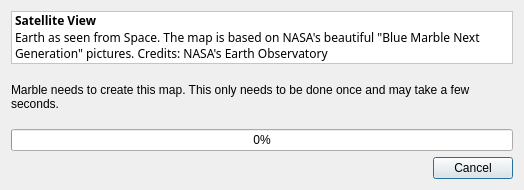
<?xml version="1.0" encoding="UTF-8"?>
<ui version="4.0">
 <class>TileCreatorDialog</class>
 <widget class="QDialog" name="TileCreatorDialog">
  <property name="geometry">
   <rect>
    <x>0</x>
    <y>0</y>
    <width>524</width>
    <height>190</height>
   </rect>
  </property>
  <property name="minimumSize">
   <size>
    <width>500</width>
    <height>190</height>
   </size>
  </property>
  <property name="windowTitle">
   <string>Creating Map</string>
  </property>
  <layout class="QVBoxLayout">
   <property name="spacing">
    <number>6</number>
   </property>
   <item>
    <widget class="QLabel" name="descriptionLabel">
     <property name="palette">
      <palette>
       <active>
        <colorrole role="WindowText">
         <brush brushstyle="SolidPattern">
          <color alpha="255">
           <red>0</red>
           <green>0</green>
           <blue>0</blue>
          </color>
         </brush>
        </colorrole>
        <colorrole role="Button">
         <brush brushstyle="SolidPattern">
          <color alpha="255">
           <red>255</red>
           <green>255</green>
           <blue>255</blue>
          </color>
         </brush>
        </colorrole>
        <colorrole role="Light">
         <brush brushstyle="SolidPattern">
          <color alpha="255">
           <red>255</red>
           <green>255</green>
           <blue>255</blue>
          </color>
         </brush>
        </colorrole>
        <colorrole role="Midlight">
         <brush brushstyle="SolidPattern">
          <color alpha="255">
           <red>255</red>
           <green>255</green>
           <blue>255</blue>
          </color>
         </brush>
        </colorrole>
        <colorrole role="Dark">
         <brush brushstyle="SolidPattern">
          <color alpha="255">
           <red>127</red>
           <green>127</green>
           <blue>127</blue>
          </color>
         </brush>
        </colorrole>
        <colorrole role="Mid">
         <brush brushstyle="SolidPattern">
          <color alpha="255">
           <red>170</red>
           <green>170</green>
           <blue>170</blue>
          </color>
         </brush>
        </colorrole>
        <colorrole role="Text">
         <brush brushstyle="SolidPattern">
          <color alpha="255">
           <red>0</red>
           <green>0</green>
           <blue>0</blue>
          </color>
         </brush>
        </colorrole>
        <colorrole role="BrightText">
         <brush brushstyle="SolidPattern">
          <color alpha="255">
           <red>255</red>
           <green>255</green>
           <blue>255</blue>
          </color>
         </brush>
        </colorrole>
        <colorrole role="ButtonText">
         <brush brushstyle="SolidPattern">
          <color alpha="255">
           <red>0</red>
           <green>0</green>
           <blue>0</blue>
          </color>
         </brush>
        </colorrole>
        <colorrole role="Base">
         <brush brushstyle="SolidPattern">
          <color alpha="255">
           <red>255</red>
           <green>255</green>
           <blue>255</blue>
          </color>
         </brush>
        </colorrole>
        <colorrole role="Window">
         <brush brushstyle="SolidPattern">
          <color alpha="255">
           <red>255</red>
           <green>255</green>
           <blue>255</blue>
          </color>
         </brush>
        </colorrole>
        <colorrole role="Shadow">
         <brush brushstyle="SolidPattern">
          <color alpha="255">
           <red>0</red>
           <green>0</green>
           <blue>0</blue>
          </color>
         </brush>
        </colorrole>
        <colorrole role="Highlight">
         <brush brushstyle="SolidPattern">
          <color alpha="255">
           <red>103</red>
           <green>141</green>
           <blue>178</blue>
          </color>
         </brush>
        </colorrole>
        <colorrole role="HighlightedText">
         <brush brushstyle="SolidPattern">
          <color alpha="255">
           <red>255</red>
           <green>255</green>
           <blue>255</blue>
          </color>
         </brush>
        </colorrole>
        <colorrole role="Link">
         <brush brushstyle="SolidPattern">
          <color alpha="255">
           <red>0</red>
           <green>0</green>
           <blue>238</blue>
          </color>
         </brush>
        </colorrole>
        <colorrole role="LinkVisited">
         <brush brushstyle="SolidPattern">
          <color alpha="255">
           <red>82</red>
           <green>24</green>
           <blue>139</blue>
          </color>
         </brush>
        </colorrole>
        <colorrole role="AlternateBase">
         <brush brushstyle="SolidPattern">
          <color alpha="255">
           <red>255</red>
           <green>255</green>
           <blue>255</blue>
          </color>
         </brush>
        </colorrole>
        <colorrole role="PlaceholderText">
         <brush brushstyle="NoBrush">
          <color alpha="128">
           <red>0</red>
           <green>0</green>
           <blue>0</blue>
          </color>
         </brush>
        </colorrole>
       </active>
       <inactive>
        <colorrole role="WindowText">
         <brush brushstyle="SolidPattern">
          <color alpha="255">
           <red>0</red>
           <green>0</green>
           <blue>0</blue>
          </color>
         </brush>
        </colorrole>
        <colorrole role="Button">
         <brush brushstyle="SolidPattern">
          <color alpha="255">
           <red>255</red>
           <green>255</green>
           <blue>255</blue>
          </color>
         </brush>
        </colorrole>
        <colorrole role="Light">
         <brush brushstyle="SolidPattern">
          <color alpha="255">
           <red>255</red>
           <green>255</green>
           <blue>255</blue>
          </color>
         </brush>
        </colorrole>
        <colorrole role="Midlight">
         <brush brushstyle="SolidPattern">
          <color alpha="255">
           <red>255</red>
           <green>255</green>
           <blue>255</blue>
          </color>
         </brush>
        </colorrole>
        <colorrole role="Dark">
         <brush brushstyle="SolidPattern">
          <color alpha="255">
           <red>127</red>
           <green>127</green>
           <blue>127</blue>
          </color>
         </brush>
        </colorrole>
        <colorrole role="Mid">
         <brush brushstyle="SolidPattern">
          <color alpha="255">
           <red>170</red>
           <green>170</green>
           <blue>170</blue>
          </color>
         </brush>
        </colorrole>
        <colorrole role="Text">
         <brush brushstyle="SolidPattern">
          <color alpha="255">
           <red>0</red>
           <green>0</green>
           <blue>0</blue>
          </color>
         </brush>
        </colorrole>
        <colorrole role="BrightText">
         <brush brushstyle="SolidPattern">
          <color alpha="255">
           <red>255</red>
           <green>255</green>
           <blue>255</blue>
          </color>
         </brush>
        </colorrole>
        <colorrole role="ButtonText">
         <brush brushstyle="SolidPattern">
          <color alpha="255">
           <red>0</red>
           <green>0</green>
           <blue>0</blue>
          </color>
         </brush>
        </colorrole>
        <colorrole role="Base">
         <brush brushstyle="SolidPattern">
          <color alpha="255">
           <red>255</red>
           <green>255</green>
           <blue>255</blue>
          </color>
         </brush>
        </colorrole>
        <colorrole role="Window">
         <brush brushstyle="SolidPattern">
          <color alpha="255">
           <red>255</red>
           <green>255</green>
           <blue>255</blue>
          </color>
         </brush>
        </colorrole>
        <colorrole role="Shadow">
         <brush brushstyle="SolidPattern">
          <color alpha="255">
           <red>0</red>
           <green>0</green>
           <blue>0</blue>
          </color>
         </brush>
        </colorrole>
        <colorrole role="Highlight">
         <brush brushstyle="SolidPattern">
          <color alpha="255">
           <red>103</red>
           <green>141</green>
           <blue>178</blue>
          </color>
         </brush>
        </colorrole>
        <colorrole role="HighlightedText">
         <brush brushstyle="SolidPattern">
          <color alpha="255">
           <red>255</red>
           <green>255</green>
           <blue>255</blue>
          </color>
         </brush>
        </colorrole>
        <colorrole role="Link">
         <brush brushstyle="SolidPattern">
          <color alpha="255">
           <red>0</red>
           <green>0</green>
           <blue>238</blue>
          </color>
         </brush>
        </colorrole>
        <colorrole role="LinkVisited">
         <brush brushstyle="SolidPattern">
          <color alpha="255">
           <red>82</red>
           <green>24</green>
           <blue>139</blue>
          </color>
         </brush>
        </colorrole>
        <colorrole role="AlternateBase">
         <brush brushstyle="SolidPattern">
          <color alpha="255">
           <red>255</red>
           <green>255</green>
           <blue>255</blue>
          </color>
         </brush>
        </colorrole>
        <colorrole role="PlaceholderText">
         <brush brushstyle="NoBrush">
          <color alpha="128">
           <red>0</red>
           <green>0</green>
           <blue>0</blue>
          </color>
         </brush>
        </colorrole>
       </inactive>
       <disabled>
        <colorrole role="WindowText">
         <brush brushstyle="SolidPattern">
          <color alpha="255">
           <red>127</red>
           <green>127</green>
           <blue>127</blue>
          </color>
         </brush>
        </colorrole>
        <colorrole role="Button">
         <brush brushstyle="SolidPattern">
          <color alpha="255">
           <red>255</red>
           <green>255</green>
           <blue>255</blue>
          </color>
         </brush>
        </colorrole>
        <colorrole role="Light">
         <brush brushstyle="SolidPattern">
          <color alpha="255">
           <red>255</red>
           <green>255</green>
           <blue>255</blue>
          </color>
         </brush>
        </colorrole>
        <colorrole role="Midlight">
         <brush brushstyle="SolidPattern">
          <color alpha="255">
           <red>255</red>
           <green>255</green>
           <blue>255</blue>
          </color>
         </brush>
        </colorrole>
        <colorrole role="Dark">
         <brush brushstyle="SolidPattern">
          <color alpha="255">
           <red>127</red>
           <green>127</green>
           <blue>127</blue>
          </color>
         </brush>
        </colorrole>
        <colorrole role="Mid">
         <brush brushstyle="SolidPattern">
          <color alpha="255">
           <red>170</red>
           <green>170</green>
           <blue>170</blue>
          </color>
         </brush>
        </colorrole>
        <colorrole role="Text">
         <brush brushstyle="SolidPattern">
          <color alpha="255">
           <red>127</red>
           <green>127</green>
           <blue>127</blue>
          </color>
         </brush>
        </colorrole>
        <colorrole role="BrightText">
         <brush brushstyle="SolidPattern">
          <color alpha="255">
           <red>255</red>
           <green>255</green>
           <blue>255</blue>
          </color>
         </brush>
        </colorrole>
        <colorrole role="ButtonText">
         <brush brushstyle="SolidPattern">
          <color alpha="255">
           <red>127</red>
           <green>127</green>
           <blue>127</blue>
          </color>
         </brush>
        </colorrole>
        <colorrole role="Base">
         <brush brushstyle="SolidPattern">
          <color alpha="255">
           <red>255</red>
           <green>255</green>
           <blue>255</blue>
          </color>
         </brush>
        </colorrole>
        <colorrole role="Window">
         <brush brushstyle="SolidPattern">
          <color alpha="255">
           <red>255</red>
           <green>255</green>
           <blue>255</blue>
          </color>
         </brush>
        </colorrole>
        <colorrole role="Shadow">
         <brush brushstyle="SolidPattern">
          <color alpha="255">
           <red>0</red>
           <green>0</green>
           <blue>0</blue>
          </color>
         </brush>
        </colorrole>
        <colorrole role="Highlight">
         <brush brushstyle="SolidPattern">
          <color alpha="255">
           <red>86</red>
           <green>117</green>
           <blue>148</blue>
          </color>
         </brush>
        </colorrole>
        <colorrole role="HighlightedText">
         <brush brushstyle="SolidPattern">
          <color alpha="255">
           <red>255</red>
           <green>255</green>
           <blue>255</blue>
          </color>
         </brush>
        </colorrole>
        <colorrole role="Link">
         <brush brushstyle="SolidPattern">
          <color alpha="255">
           <red>0</red>
           <green>0</green>
           <blue>238</blue>
          </color>
         </brush>
        </colorrole>
        <colorrole role="LinkVisited">
         <brush brushstyle="SolidPattern">
          <color alpha="255">
           <red>82</red>
           <green>24</green>
           <blue>139</blue>
          </color>
         </brush>
        </colorrole>
        <colorrole role="AlternateBase">
         <brush brushstyle="SolidPattern">
          <color alpha="255">
           <red>255</red>
           <green>255</green>
           <blue>255</blue>
          </color>
         </brush>
        </colorrole>
        <colorrole role="PlaceholderText">
         <brush brushstyle="NoBrush">
          <color alpha="128">
           <red>0</red>
           <green>0</green>
           <blue>0</blue>
          </color>
         </brush>
        </colorrole>
       </disabled>
      </palette>
     </property>
     <property name="autoFillBackground">
      <bool>true</bool>
     </property>
     <property name="frameShape">
      <enum>QFrame::StyledPanel</enum>
     </property>
     <property name="frameShadow">
      <enum>QFrame::Sunken</enum>
     </property>
     <property name="text">
      <string>&lt;html&gt;&lt;head&gt;&lt;meta name=&quot;qrichtext&quot; content=&quot;1&quot; /&gt;&lt;/head&gt;&lt;body style=&quot; white-space: pre-wrap; font-family:Sans Serif; font-size:9pt; font-weight:400; font-style:normal; text-decoration:none;&quot;&gt;&lt;p style=&quot; margin-top:0px; margin-bottom:0px; margin-left:0px; margin-right:0px; -qt-block-indent:0; text-indent:0px;&quot;&gt;&lt;span style=&quot; font-weight:600;&quot;&gt;Satellite View&lt;/span&gt;&lt;/p&gt;&lt;p style=&quot; margin-top:0px; margin-bottom:0px; margin-left:0px; margin-right:0px; -qt-block-indent:0; text-indent:0px;&quot;&gt;Earth as seen from Space. The map is based on NASA's beautiful &quot;Blue Marble Next Generation&quot; pictures. Credits: NASA's Earth Observatory&lt;/p&gt;&lt;/body&gt;&lt;/html&gt;</string>
     </property>
     <property name="wordWrap">
      <bool>true</bool>
     </property>
    </widget>
   </item>
   <item>
    <widget class="QLabel" name="messageLabel">
     <property name="text">
      <string>Marble needs to create this map. This only needs to be done once and may take a few seconds.</string>
     </property>
     <property name="wordWrap">
      <bool>true</bool>
     </property>
    </widget>
   </item>
   <item>
    <widget class="QProgressBar" name="progressBar">
     <property name="value">
      <number>0</number>
     </property>
     <property name="orientation">
      <enum>Qt::Horizontal</enum>
     </property>
     <property name="format">
      <string>%p%</string>
     </property>
    </widget>
   </item>
   <item>
    <widget class="QDialogButtonBox" name="buttonBox">
     <property name="standardButtons">
      <set>QDialogButtonBox::Cancel</set>
     </property>
    </widget>
   </item>
  </layout>
 </widget>
 <resources/>
 <connections/>
</ui>
